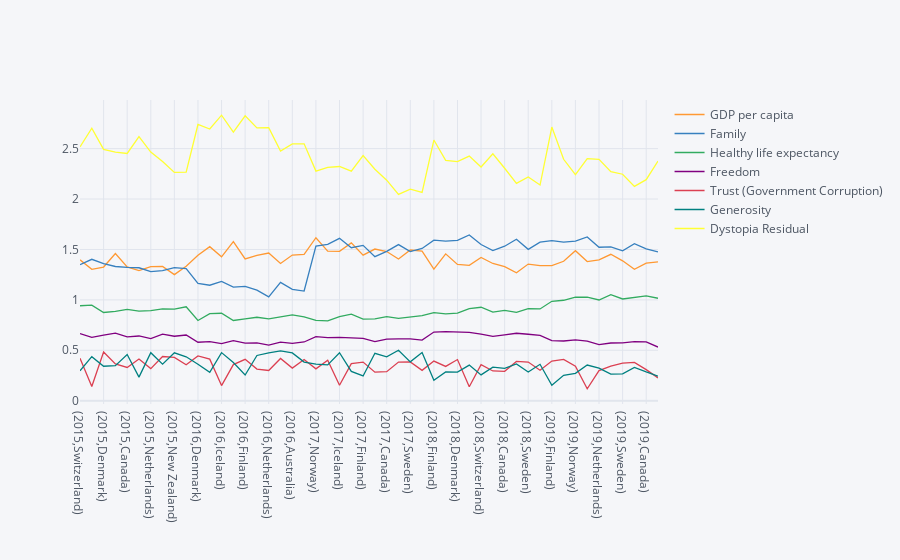

Here is the notebook cell this chart was saved with:
### Code cell
df.drop(["Happiness Rank","Happiness Score"],axis=1).iplot()

### Figure 1 — Plotly figure (JSON) as saved in the notebook; plotly's stock layout.template omitted (floating-point values rounded to 4 significant figures)
{"data": [{"line": {"color": "rgba(255, 153, 51, 1.0)", "dash": "solid", "shape": "linear", "width": 1.3}, "mode": "lines", "name": "GDP per capita", "text": "", "type": "scatter", "x": ["(2015,Switzerland)", "(2015,Iceland)", "(2015,Denmark)", "(2015,Norway)", "(2015,Canada)", "(2015,Finland)", "(2015,Netherlands)", "(2015,Sweden)", "(2015,New Zealand)", "(2015,Australia)", "(2016,Denmark)", "(2016,Switzerland)", "(2016,Iceland)", "(2016,Norway)", "(2016,Finland)", "(2016,Canada)", "(2016,Netherlands)", "(2016,New Zealand)", "(2016,Australia)", "(2016,Sweden)", "(2017,Norway)", "(2017,Denmark)", "(2017,Iceland)", "(2017,Switzerland)", "(2017,Finland)", "(2017,Netherlands)", "(2017,Canada)", "(2017,New Zealand)", "(2017,Sweden)", "(2017,Australia)", "(2018,Finland)", "(2018,Norway)", "(2018,Denmark)", "(2018,Iceland)", "(2018,Switzerland)", "(2018,Netherlands)", "(2018,Canada)", "(2018,New Zealand)", "(2018,Sweden)", "(2018,Australia)", "(2019,Finland)", "(2019,Denmark)", "(2019,Norway)", "(2019,Iceland)", "(2019,Netherlands)", "(2019,Switzerland)", "(2019,Sweden)", "(2019,New Zealand)", "(2019,Canada)", "(2019,Austria)"], "y": [1.397, 1.302, 1.325, 1.459, 1.326, 1.29, 1.329, 1.332, 1.25, 1.334, 1.442, 1.527, 1.427, 1.577, 1.406, 1.44, 1.465, 1.361, 1.444, 1.452, 1.616, 1.482, 1.481, 1.565, 1.444, 1.504, 1.479, 1.406, 1.494, 1.484, 1.305, 1.456, 1.351, 1.343, 1.42, 1.361, 1.33, 1.268, 1.355, 1.34, 1.34, 1.383, 1.488, 1.38, 1.396, 1.452, 1.387, 1.303, 1.365, 1.376]}, {"line": {"color": "rgba(55, 128, 191, 1.0)", "dash": "solid", "shape": "linear", "width": 1.3}, "mode": "lines", "name": "Family", "text": "", "type": "scatter", "x": ["(2015,Switzerland)", "(2015,Iceland)", "(2015,Denmark)", "(2015,Norway)", "(2015,Canada)", "(2015,Finland)", "(2015,Netherlands)", "(2015,Sweden)", "(2015,New Zealand)", "(2015,Australia)", "(2016,Denmark)", "(2016,Switzerland)", "(2016,Iceland)", "(2016,Norway)", "(2016,Finland)", "(2016,Canada)", "(2016,Netherlands)", "(2016,New Zealand)", "(2016,Australia)", "(2016,Sweden)", "(2017,Norway)", "(2017,Denmark)", "(2017,Iceland)", "(2017,Switzerland)", "(2017,Finland)", "(2017,Netherlands)", "(2017,Canada)", "(2017,New Zealand)", "(2017,Sweden)", "(2017,Australia)", "(2018,Finland)", "(2018,Norway)", "(2018,Denmark)", "(2018,Iceland)", "(2018,Switzerland)", "(2018,Netherlands)", "(2018,Canada)", "(2018,New Zealand)", "(2018,Sweden)", "(2018,Australia)", "(2019,Finland)", "(2019,Denmark)", "(2019,Norway)", "(2019,Iceland)", "(2019,Netherlands)", "(2019,Switzerland)", "(2019,Sweden)", "(2019,New Zealand)", "(2019,Canada)", "(2019,Austria)"], "y": [1.35, 1.402, 1.361, 1.331, 1.323, 1.318, 1.28, 1.289, 1.32, 1.309, 1.164, 1.145, 1.183, 1.127, 1.135, 1.096, 1.029, 1.173, 1.105, 1.088, 1.534, 1.551, 1.611, 1.517, 1.54, 1.429, 1.481, 1.548, 1.478, 1.51, 1.592, 1.582, 1.59, 1.644, 1.549, 1.488, 1.532, 1.601, 1.501, 1.573, 1.587, 1.573, 1.582, 1.624, 1.522, 1.526, 1.487, 1.557, 1.505, 1.475]}, {"line": {"color": "rgba(50, 171, 96, 1.0)", "dash": "solid", "shape": "linear", "width": 1.3}, "mode": "lines", "name": "Healthy life expectancy", "text": "", "type": "scatter", "x": ["(2015,Switzerland)", "(2015,Iceland)", "(2015,Denmark)", "(2015,Norway)", "(2015,Canada)", "(2015,Finland)", "(2015,Netherlands)", "(2015,Sweden)", "(2015,New Zealand)", "(2015,Australia)", "(2016,Denmark)", "(2016,Switzerland)", "(2016,Iceland)", "(2016,Norway)", "(2016,Finland)", "(2016,Canada)", "(2016,Netherlands)", "(2016,New Zealand)", "(2016,Australia)", "(2016,Sweden)", "(2017,Norway)", "(2017,Denmark)", "(2017,Iceland)", "(2017,Switzerland)", "(2017,Finland)", "(2017,Netherlands)", "(2017,Canada)", "(2017,New Zealand)", "(2017,Sweden)", "(2017,Australia)", "(2018,Finland)", "(2018,Norway)", "(2018,Denmark)", "(2018,Iceland)", "(2018,Switzerland)", "(2018,Netherlands)", "(2018,Canada)", "(2018,New Zealand)", "(2018,Sweden)", "(2018,Australia)", "(2019,Finland)", "(2019,Denmark)", "(2019,Norway)", "(2019,Iceland)", "(2019,Netherlands)", "(2019,Switzerland)", "(2019,Sweden)", "(2019,New Zealand)", "(2019,Canada)", "(2019,Austria)"], "y": [0.9414, 0.9478, 0.8746, 0.8852, 0.9056, 0.8891, 0.8928, 0.9109, 0.9084, 0.9316, 0.795, 0.863, 0.8673, 0.7958, 0.8109, 0.8276, 0.8123, 0.831, 0.8512, 0.8312, 0.7967, 0.7926, 0.8336, 0.8581, 0.8092, 0.8107, 0.8346, 0.8168, 0.8309, 0.8439, 0.874, 0.861, 0.868, 0.914, 0.927, 0.878, 0.896, 0.876, 0.913, 0.91, 0.986, 0.996, 1.028, 1.026, 0.999, 1.052, 1.009, 1.026, 1.039, 1.016]}, {"line": {"color": "rgba(128, 0, 128, 1.0)", "dash": "solid", "shape": "linear", "width": 1.3}, "mode": "lines", "name": "Freedom", "text": "", "type": "scatter", "x": ["(2015,Switzerland)", "(2015,Iceland)", "(2015,Denmark)", "(2015,Norway)", "(2015,Canada)", "(2015,Finland)", "(2015,Netherlands)", "(2015,Sweden)", "(2015,New Zealand)", "(2015,Australia)", "(2016,Denmark)", "(2016,Switzerland)", "(2016,Iceland)", "(2016,Norway)", "(2016,Finland)", "(2016,Canada)", "(2016,Netherlands)", "(2016,New Zealand)", "(2016,Australia)", "(2016,Sweden)", "(2017,Norway)", "(2017,Denmark)", "(2017,Iceland)", "(2017,Switzerland)", "(2017,Finland)", "(2017,Netherlands)", "(2017,Canada)", "(2017,New Zealand)", "(2017,Sweden)", "(2017,Australia)", "(2018,Finland)", "(2018,Norway)", "(2018,Denmark)", "(2018,Iceland)", "(2018,Switzerland)", "(2018,Netherlands)", "(2018,Canada)", "(2018,New Zealand)", "(2018,Sweden)", "(2018,Australia)", "(2019,Finland)", "(2019,Denmark)", "(2019,Norway)", "(2019,Iceland)", "(2019,Netherlands)", "(2019,Switzerland)", "(2019,Sweden)", "(2019,New Zealand)", "(2019,Canada)", "(2019,Austria)"], "y": [0.6656, 0.6288, 0.6494, 0.6697, 0.633, 0.6417, 0.6158, 0.6598, 0.6394, 0.6512, 0.5794, 0.5856, 0.5662, 0.5961, 0.571, 0.5737, 0.5521, 0.5815, 0.5684, 0.5822, 0.6354, 0.626, 0.6272, 0.6201, 0.618, 0.5854, 0.6111, 0.6141, 0.6129, 0.6016, 0.681, 0.686, 0.683, 0.677, 0.66, 0.638, 0.653, 0.669, 0.659, 0.647, 0.596, 0.592, 0.603, 0.591, 0.557, 0.572, 0.574, 0.585, 0.584, 0.532]}, {"line": {"color": "rgba(219, 64, 82, 1.0)", "dash": "solid", "shape": "linear", "width": 1.3}, "mode": "lines", "name": "Trust (Government Corruption)", "text": "", "type": "scatter", "x": ["(2015,Switzerland)", "(2015,Iceland)", "(2015,Denmark)", "(2015,Norway)", "(2015,Canada)", "(2015,Finland)", "(2015,Netherlands)", "(2015,Sweden)", "(2015,New Zealand)", "(2015,Australia)", "(2016,Denmark)", "(2016,Switzerland)", "(2016,Iceland)", "(2016,Norway)", "(2016,Finland)", "(2016,Canada)", "(2016,Netherlands)", "(2016,New Zealand)", "(2016,Australia)", "(2016,Sweden)", "(2017,Norway)", "(2017,Denmark)", "(2017,Iceland)", "(2017,Switzerland)", "(2017,Finland)", "(2017,Netherlands)", "(2017,Canada)", "(2017,New Zealand)", "(2017,Sweden)", "(2017,Australia)", "(2018,Finland)", "(2018,Norway)", "(2018,Denmark)", "(2018,Iceland)", "(2018,Switzerland)", "(2018,Netherlands)", "(2018,Canada)", "(2018,New Zealand)", "(2018,Sweden)", "(2018,Australia)", "(2019,Finland)", "(2019,Denmark)", "(2019,Norway)", "(2019,Iceland)", "(2019,Netherlands)", "(2019,Switzerland)", "(2019,Sweden)", "(2019,New Zealand)", "(2019,Canada)", "(2019,Austria)"], "y": [0.4198, 0.1414, 0.4836, 0.365, 0.3296, 0.4137, 0.3181, 0.4384, 0.4292, 0.3564, 0.4445, 0.412, 0.1497, 0.3578, 0.41, 0.3133, 0.2993, 0.419, 0.3233, 0.4087, 0.316, 0.4008, 0.1535, 0.367, 0.3826, 0.2827, 0.2874, 0.3828, 0.3844, 0.3012, 0.393, 0.34, 0.408, 0.138, 0.357, 0.295, 0.291, 0.389, 0.383, 0.302, 0.393, 0.41, 0.341, 0.118, 0.298, 0.343, 0.373, 0.38, 0.308, 0.226]}, {"line": {"color": "rgba(0, 128, 128, 1.0)", "dash": "solid", "shape": "linear", "width": 1.3}, "mode": "lines", "name": "Generosity", "text": "", "type": "scatter", "x": ["(2015,Switzerland)", "(2015,Iceland)", "(2015,Denmark)", "(2015,Norway)", "(2015,Canada)", "(2015,Finland)", "(2015,Netherlands)", "(2015,Sweden)", "(2015,New Zealand)", "(2015,Australia)", "(2016,Denmark)", "(2016,Switzerland)", "(2016,Iceland)", "(2016,Norway)", "(2016,Finland)", "(2016,Canada)", "(2016,Netherlands)", "(2016,New Zealand)", "(2016,Australia)", "(2016,Sweden)", "(2017,Norway)", "(2017,Denmark)", "(2017,Iceland)", "(2017,Switzerland)", "(2017,Finland)", "(2017,Netherlands)", "(2017,Canada)", "(2017,New Zealand)", "(2017,Sweden)", "(2017,Australia)", "(2018,Finland)", "(2018,Norway)", "(2018,Denmark)", "(2018,Iceland)", "(2018,Switzerland)", "(2018,Netherlands)", "(2018,Canada)", "(2018,New Zealand)", "(2018,Sweden)", "(2018,Australia)", "(2019,Finland)", "(2019,Denmark)", "(2019,Norway)", "(2019,Iceland)", "(2019,Netherlands)", "(2019,Switzerland)", "(2019,Sweden)", "(2019,New Zealand)", "(2019,Canada)", "(2019,Austria)"], "y": [0.2968, 0.4363, 0.3414, 0.347, 0.4581, 0.2335, 0.4761, 0.3626, 0.475, 0.4356, 0.3617, 0.2808, 0.4768, 0.379, 0.2549, 0.4483, 0.4742, 0.494, 0.4741, 0.3825, 0.362, 0.3553, 0.4755, 0.2905, 0.2455, 0.4705, 0.4355, 0.5, 0.3854, 0.4777, 0.202, 0.286, 0.284, 0.353, 0.256, 0.333, 0.321, 0.365, 0.285, 0.361, 0.153, 0.252, 0.271, 0.354, 0.322, 0.263, 0.267, 0.33, 0.285, 0.244]}, {"line": {"color": "rgba(255, 255, 51, 1.0)", "dash": "solid", "shape": "linear", "width": 1.3}, "mode": "lines", "name": "Dystopia Residual", "text": "", "type": "scatter", "x": ["(2015,Switzerland)", "(2015,Iceland)", "(2015,Denmark)", "(2015,Norway)", "(2015,Canada)", "(2015,Finland)", "(2015,Netherlands)", "(2015,Sweden)", "(2015,New Zealand)", "(2015,Australia)", "(2016,Denmark)", "(2016,Switzerland)", "(2016,Iceland)", "(2016,Norway)", "(2016,Finland)", "(2016,Canada)", "(2016,Netherlands)", "(2016,New Zealand)", "(2016,Australia)", "(2016,Sweden)", "(2017,Norway)", "(2017,Denmark)", "(2017,Iceland)", "(2017,Switzerland)", "(2017,Finland)", "(2017,Netherlands)", "(2017,Canada)", "(2017,New Zealand)", "(2017,Sweden)", "(2017,Australia)", "(2018,Finland)", "(2018,Norway)", "(2018,Denmark)", "(2018,Iceland)", "(2018,Switzerland)", "(2018,Netherlands)", "(2018,Canada)", "(2018,New Zealand)", "(2018,Sweden)", "(2018,Australia)", "(2019,Finland)", "(2019,Denmark)", "(2019,Norway)", "(2019,Iceland)", "(2019,Netherlands)", "(2019,Switzerland)", "(2019,Sweden)", "(2019,New Zealand)", "(2019,Canada)", "(2019,Austria)"], "y": [2.517, 2.702, 2.492, 2.465, 2.452, 2.62, 2.466, 2.371, 2.264, 2.266, 2.739, 2.695, 2.831, 2.665, 2.826, 2.705, 2.707, 2.476, 2.546, 2.547, 2.277, 2.314, 2.323, 2.277, 2.43, 2.295, 2.187, 2.046, 2.098, 2.065, 2.585, 2.383, 2.371, 2.426, 2.318, 2.448, 2.305, 2.156, 2.218, 2.139, 2.714, 2.394, 2.241, 2.401, 2.394, 2.272, 2.246, 2.126, 2.192, 2.377]}], "layout": {"legend": {"bgcolor": "#F5F6F9", "font": {"color": "#4D5663"}}, "paper_bgcolor": "#F5F6F9", "plot_bgcolor": "#F5F6F9", "title": {"font": {"color": "#4D5663"}}, "xaxis": {"gridcolor": "#E1E5ED", "showgrid": true, "tickfont": {"color": "#4D5663"}, "title": {"font": {"color": "#4D5663"}, "text": ""}, "zerolinecolor": "#E1E5ED"}, "yaxis": {"gridcolor": "#E1E5ED", "showgrid": true, "tickfont": {"color": "#4D5663"}, "title": {"font": {"color": "#4D5663"}, "text": ""}, "zerolinecolor": "#E1E5ED"}}}
